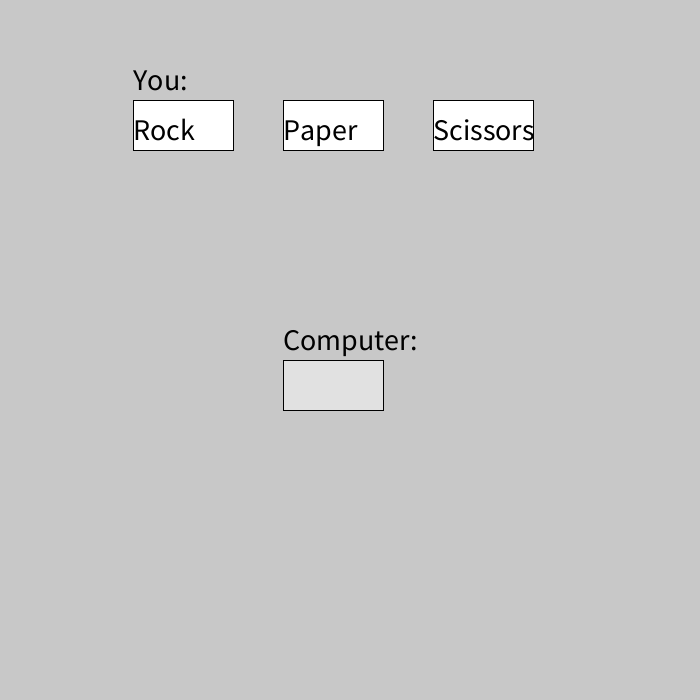
Frame 1 (no input)
Frame 60 (the mouse pressed at the canvas centre just before this capture): identical to frame 1, image omitted
Frame 120 (the mouse held since frame 60 and released just before this capture): identical to frame 1, image omitted

The Processing sketch that drew this single still picture (run headless with seeded random() and noise(); from frame 60 on, the mouse is pressed at the canvas centre):

// Processing sketch: Rock_Paper_Scissors
// ── Rock_Paper_Scissors.pde
String userChoice = "Not chosen";
float computerChoice = -1;

void setup() {
  size(700, 700);
}

void draw() {
  background(200);
  if (userChoice == "Rock") {
  fill(0, 0, 255);
  } else {
  fill(255);
  }
  rect(width / 3 - 100, 100, 100, 50);
  if (userChoice == "Paper") {
  fill(0, 0, 255);
  } else {
  fill(255);
  }
  rect(width / 3 + 50, 100, 100, 50);
  if (userChoice == "Scissors") {
  fill(0, 0, 255);
  } else {
  fill(255);
  }
  rect(width / 3 + 200, 100, 100, 50);
  fill(225);
  rect(width / 3 + 50, 360, 100, 50);
  fill(0);
  textSize(30);
  text("Computer:", width / 3 + 50, 350);
  text("You:", width / 3 - 100, 90);
  text("Rock", width / 3 - 100, 140);
  text("Paper", width / 3 + 50, 140);
  text("Scissors", width / 3 + 200, 140);
  if (computerChoice >= 0 && computerChoice < 1) {
  text("Rock", width / 3 + 50, 400);
  } else if(computerChoice >= 1 && computerChoice < 2) {
  text("Paper", width / 3 + 50, 400);
  } else if(computerChoice >= 2 && computerChoice < 3) {
  text("Scissors", width / 3 + 50, 400);
  }
  if (userChoice == "Rock" && computerChoice >= 0 && computerChoice < 1) {
  text("You tied", width / 3 + 50, 275);
  } else if(userChoice == "Rock" && computerChoice >= 1 && computerChoice < 2) {
  text("You lose", width / 3 + 50, 275);
  } else if(userChoice == "Rock" && computerChoice >= 2 && computerChoice < 3) {
  text("You win", width / 3 + 50, 275);
  } else if(userChoice == "Paper" && computerChoice >= 0 && computerChoice < 1) {
  text("You win", width / 3 + 50, 275);
  } else if(userChoice == "Paper" && computerChoice >= 1 && computerChoice < 2) {
  text("You tie", width / 3 + 50, 275);
  } else if(userChoice == "Paper" && computerChoice >= 2 && computerChoice < 3) {
  text("You lose", width / 3 + 50, 275);
  } else if(userChoice == "Scissors" && computerChoice >= 0 && computerChoice < 1) {
  text("You lose", width / 3 + 50, 275);
  } else if(userChoice == "Scissors" && computerChoice >= 1 && computerChoice < 2) {
  text("You win", width / 3 + 50, 275);
  } else if(userChoice == "Scissors" && computerChoice >= 2 && computerChoice < 3) {
  text("You tie", width / 3 + 50, 275);
  }
}

void mousePressed() {
  if (mouseX > width / 3 - 100 && mouseX < width / 3 && mouseY > 100 && mouseY < 150) {
  userChoice = "Rock";
  computerChoice = random(3);
  } else if (mouseX > width / 3 + 50 && mouseX < width / 3 + 150 && mouseY > 100 && mouseY < 150) {
  userChoice = "Paper";
  computerChoice = random(3);
  } else if (mouseX > width / 3 + 200 && mouseX < width / 3 + 300 && mouseY > 100 && mouseY < 150) {
  userChoice = "Scissors";
  computerChoice = random(3);
  } else {
  userChoice = "Not chosen";
  }
}
